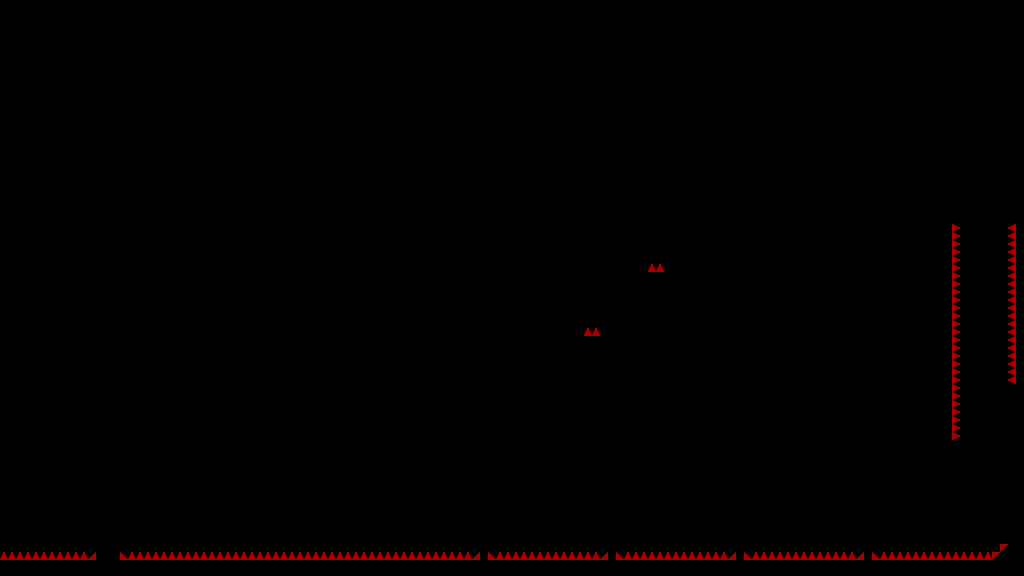

This game map was drawn from its Tiled (.tmx) file and the tilesets committed beside it. A one-line description and the trimmed map source follow:
An orthogonal 128x72 tile map with 8x8 px tiles, 1 tile layer (T_Spikes) and 36 objects.

<map version="1.4" tiledversion="1.4.3" orientation="orthogonal" renderorder="right-down" width="128" height="72" tilewidth="8" tileheight="8" infinite="0" nextlayerid="6" nextobjectid="311">
 <tileset firstgid="1" source="../../../Sprites/Tiles/DEV/flat/T_spr_nv_flat_0.tsx" />
 <layer id="1" name="T_Spikes" width="128" height="72">
  <data>[9216 cells, 170 non-empty, 2 distinct tile ids]</data>
 </layer>
 <objectgroup id="2" name="C_Solid">
  <object id="262" x="1016" y="216" width="8" height="360" />
  <object id="271" x="0" y="560" width="1008" height="16" />
  <object id="273" x="864" y="544" width="8" height="16" />
  <object id="276" x="736" y="544" width="8" height="16" />
  <object id="284" x="96" y="544" width="24" height="16" />
  <object id="286" x="608" y="544" width="8" height="16" />
  <object id="288" x="480" y="544" width="8" height="16" />
  <object id="290" x="992" y="560">
   <polygon points="0,0 16,-16 16,0" />
  </object>
  <object id="291" x="1008" y="384" width="8" height="192" />
  <object id="293" x="520" y="296" width="16" height="96" />
  <object id="294" x="584" y="360" width="16" height="72" />
  <object id="295" x="520" y="296" width="16" height="96" />
  <object id="296" x="584" y="216" width="16" height="96" />
  <object id="297" x="648" y="296" width="16" height="136" />
  <object id="301" x="384" y="432" width="560" height="16" />
  <object id="302" x="712" y="216" width="232" height="216" />
  <object id="303" x="648" y="152" width="16" height="96" />
  <object id="306" x="648" y="136" width="304" height="16" />
  <object id="307" x="944" y="216" width="8" height="232" />
  <object id="308" x="952" y="440" width="8" height="8" />
  <object id="309" x="952" y="216" width="8" height="8" />
  <object id="310" x="1008" y="216" width="8" height="8" />
 </objectgroup>
 <objectgroup id="5" name="DEV" visible="0">
  <object id="185" x="752" y="88">
   <polygon points="0,0 24,24 0,24" />
  </object>
  <object id="186" x="824" y="120">
   <polygon points="0,0 24,-24 24,0" />
  </object>
  <object id="187" x="856" y="112">
   <polygon points="0,0 48,0 0,48" />
  </object>
  <object id="188" x="848" y="48">
   <polygon points="0,0 0,48 -48,0" />
  </object>
  <object id="189" x="872" y="184">
   <polygon points="0,0 32,-32 32,0" />
  </object>
  <object id="190" x="712" y="96">
   <polygon points="0,0 24,-24 24,0" />
  </object>
  <object id="191" x="768" y="48">
   <polygon points="0,0 24,24 0,24" />
  </object>
  <object id="192" x="656" y="48">
   <polygon points="0,0 24,24 0,24" />
  </object>
  <object id="193" x="880" y="64">
   <polygon points="0,0 0,24 -24,0" />
  </object>
  <object id="194" x="696" y="48">
   <polygon points="0,0 24,0 0,24" />
  </object>
  <object id="195" x="800" y="112">
   <polygon points="0,0 8,8 0,8" />
  </object>
  <object id="196" x="832" y="144">
   <polygon points="0,0 8,0 0,8" />
  </object>
  <object id="197" x="736" y="48">
   <polygon points="0,0 8,0 0,8" />
  </object>
 </objectgroup>
 <objectgroup id="3" name="C_Balls">
  <object id="270" x="976" y="288" width="8" height="8" />
 </objectgroup>
 <objectgroup id="4" name="C_Orbs" />
</map>
